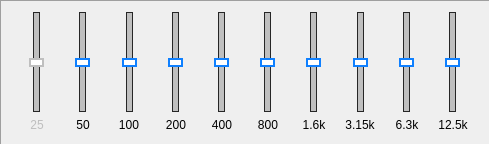
         <widget class="QFrame" name="EQ2_frame1">
          <property name="sizePolicy">
           <sizepolicy hsizetype="Fixed" vsizetype="Fixed">
            <horstretch>0</horstretch>
            <verstretch>0</verstretch>
           </sizepolicy>
          </property>
          <property name="minimumSize">
           <size>
            <width>490</width>
            <height>145</height>
           </size>
          </property>
          <property name="maximumSize">
           <size>
            <width>490</width>
            <height>145</height>
           </size>
          </property>
          <property name="frameShape">
           <enum>QFrame::Panel</enum>
          </property>
          <property name="frameShadow">
           <enum>QFrame::Sunken</enum>
          </property>
          <layout class="QHBoxLayout" name="horizontalLayout_2">
           <item>
            <spacer name="horizontalSpacer_3">
             <property name="orientation">
              <enum>Qt::Horizontal</enum>
             </property>
             <property name="sizeType">
              <enum>QSizePolicy::Fixed</enum>
             </property>
             <property name="sizeHint" stdset="0">
              <size>
               <width>5</width>
               <height>20</height>
              </size>
             </property>
            </spacer>
           </item>
           <item>
            <layout class="QVBoxLayout" name="Band1_2">
             <item alignment="Qt::AlignHCenter">
              <widget class="QSlider" name="EQ2_25">
               <property name="enabled">
                <bool>false</bool>
               </property>
               <property name="minimumSize">
                <size>
                 <width>0</width>
                 <height>100</height>
                </size>
               </property>
               <property name="maximumSize">
                <size>
                 <width>16777215</width>
                 <height>100</height>
                </size>
               </property>
               <property name="font">
                <font>
                 <kerning>true</kerning>
                </font>
               </property>
               <property name="styleSheet">
                <string notr="true">.QSlider::groove:vertical {
    border: 1px solid #262626;
	background: rgb(191, 191, 191);
	width: 5px;
	margin: 0 12px;
}

.QSlider::handle:vertical {
    background: white;
    border: 2px solid rgb(191, 191, 191);
    height: 5px;
    width: 10px;
	margin: 0px -5px
	
}


</string>
               </property>
               <property name="minimum">
                <number>-1</number>
               </property>
               <property name="maximum">
                <number>1</number>
               </property>
               <property name="pageStep">
                <number>1</number>
               </property>
               <property name="tracking">
                <bool>true</bool>
               </property>
               <property name="orientation">
                <enum>Qt::Vertical</enum>
               </property>
               <property name="invertedAppearance">
                <bool>false</bool>
               </property>
               <property name="invertedControls">
                <bool>false</bool>
               </property>
              </widget>
             </item>
             <item alignment="Qt::AlignHCenter|Qt::AlignTop">
              <widget class="QLabel" name="EQ2_25_Lab">
               <property name="enabled">
                <bool>false</bool>
               </property>
               <property name="minimumSize">
                <size>
                 <width>30</width>
                 <height>0</height>
                </size>
               </property>
               <property name="maximumSize">
                <size>
                 <width>30</width>
                 <height>16777215</height>
                </size>
               </property>
               <property name="text">
                <string>25</string>
               </property>
               <property name="alignment">
                <set>Qt::AlignCenter</set>
               </property>
              </widget>
             </item>
            </layout>
           </item>
           <item>
            <layout class="QVBoxLayout" name="Band2_2">
             <item alignment="Qt::AlignHCenter">
              <widget class="QSlider" name="EQ2_50">
               <property name="minimumSize">
                <size>
                 <width>0</width>
                 <height>100</height>
                </size>
               </property>
               <property name="maximumSize">
                <size>
                 <width>16777215</width>
                 <height>100</height>
                </size>
               </property>
               <property name="font">
                <font>
                 <kerning>true</kerning>
                </font>
               </property>
               <property name="styleSheet">
                <string notr="true">.QSlider::groove:vertical {
    border: 1px solid #262626;
	background: rgb(191, 191, 191);
	width: 5px;
	margin: 0 12px;
}

.QSlider::handle:vertical {
    background: white;
    border: 2px solid rgb(15, 128, 255);
    height: 5px;
    width: 10px;
	margin: 0px -5px
	
}


</string>
               </property>
               <property name="minimum">
                <number>-1</number>
               </property>
               <property name="maximum">
                <number>1</number>
               </property>
               <property name="pageStep">
                <number>1</number>
               </property>
               <property name="tracking">
                <bool>true</bool>
               </property>
               <property name="orientation">
                <enum>Qt::Vertical</enum>
               </property>
               <property name="invertedAppearance">
                <bool>false</bool>
               </property>
               <property name="invertedControls">
                <bool>false</bool>
               </property>
              </widget>
             </item>
             <item alignment="Qt::AlignHCenter|Qt::AlignTop">
              <widget class="QLabel" name="EQ2_50_Lab">
               <property name="minimumSize">
                <size>
                 <width>30</width>
                 <height>0</height>
                </size>
               </property>
               <property name="maximumSize">
                <size>
                 <width>30</width>
                 <height>16777215</height>
                </size>
               </property>
               <property name="text">
                <string>50</string>
               </property>
               <property name="alignment">
                <set>Qt::AlignCenter</set>
               </property>
              </widget>
             </item>
            </layout>
           </item>
           <item>
            <layout class="QVBoxLayout" name="Band3_2">
             <item alignment="Qt::AlignHCenter">
              <widget class="QSlider" name="EQ2_100">
               <property name="minimumSize">
                <size>
                 <width>0</width>
                 <height>100</height>
                </size>
               </property>
               <property name="maximumSize">
                <size>
                 <width>16777215</width>
                 <height>100</height>
                </size>
               </property>
               <property name="font">
                <font>
                 <kerning>true</kerning>
                </font>
               </property>
               <property name="styleSheet">
                <string notr="true">.QSlider::groove:vertical {
    border: 1px solid #262626;
	background: rgb(191, 191, 191);
	width: 5px;
	margin: 0 12px;
}

.QSlider::handle:vertical {
    background: white;
    border: 2px solid rgb(15, 128, 255);
    height: 5px;
    width: 10px;
	margin: 0px -5px
	
}


</string>
               </property>
               <property name="minimum">
                <number>-1</number>
               </property>
               <property name="maximum">
                <number>1</number>
               </property>
               <property name="pageStep">
                <number>1</number>
               </property>
               <property name="tracking">
                <bool>true</bool>
               </property>
               <property name="orientation">
                <enum>Qt::Vertical</enum>
               </property>
               <property name="invertedAppearance">
                <bool>false</bool>
               </property>
               <property name="invertedControls">
                <bool>false</bool>
               </property>
              </widget>
             </item>
             <item alignment="Qt::AlignHCenter|Qt::AlignTop">
              <widget class="QLabel" name="EQ2_100_Lab">
               <property name="minimumSize">
                <size>
                 <width>30</width>
                 <height>0</height>
                </size>
               </property>
               <property name="maximumSize">
                <size>
                 <width>30</width>
                 <height>16777215</height>
                </size>
               </property>
               <property name="text">
                <string>100</string>
               </property>
               <property name="alignment">
                <set>Qt::AlignCenter</set>
               </property>
              </widget>
             </item>
            </layout>
           </item>
           <item>
            <layout class="QVBoxLayout" name="Band4_2">
             <item alignment="Qt::AlignHCenter">
              <widget class="QSlider" name="EQ2_200">
               <property name="minimumSize">
                <size>
                 <width>0</width>
                 <height>100</height>
                </size>
               </property>
               <property name="maximumSize">
                <size>
                 <width>16777215</width>
                 <height>100</height>
                </size>
               </property>
               <property name="font">
                <font>
                 <kerning>true</kerning>
                </font>
               </property>
               <property name="styleSheet">
                <string notr="true">.QSlider::groove:vertical {
    border: 1px solid #262626;
	background: rgb(191, 191, 191);
	width: 5px;
	margin: 0 12px;
}

.QSlider::handle:vertical {
    background: white;
    border: 2px solid rgb(15, 128, 255);
    height: 5px;
    width: 10px;
	margin: 0px -5px
	
}


</string>
               </property>
               <property name="minimum">
                <number>-1</number>
               </property>
               <property name="maximum">
                <number>1</number>
               </property>
               <property name="pageStep">
                <number>1</number>
               </property>
               <property name="tracking">
                <bool>true</bool>
               </property>
               <property name="orientation">
                <enum>Qt::Vertical</enum>
               </property>
               <property name="invertedAppearance">
                <bool>false</bool>
               </property>
               <property name="invertedControls">
                <bool>false</bool>
               </property>
              </widget>
             </item>
             <item alignment="Qt::AlignHCenter|Qt::AlignTop">
              <widget class="QLabel" name="EQ2_200_Lab">
               <property name="minimumSize">
                <size>
                 <width>30</width>
                 <height>0</height>
                </size>
               </property>
               <property name="maximumSize">
                <size>
                 <width>30</width>
                 <height>16777215</height>
                </size>
               </property>
               <property name="text">
                <string>200</string>
               </property>
               <property name="alignment">
                <set>Qt::AlignCenter</set>
               </property>
              </widget>
             </item>
            </layout>
           </item>
           <item>
            <layout class="QVBoxLayout" name="Band5_2">
             <item alignment="Qt::AlignHCenter">
              <widget class="QSlider" name="EQ2_400">
               <property name="minimumSize">
                <size>
                 <width>0</width>
                 <height>100</height>
                </size>
               </property>
               <property name="maximumSize">
                <size>
                 <width>16777215</width>
                 <height>100</height>
                </size>
               </property>
               <property name="font">
                <font>
                 <kerning>true</kerning>
                </font>
               </property>
               <property name="styleSheet">
                <string notr="true">.QSlider::groove:vertical {
    border: 1px solid #262626;
	background: rgb(191, 191, 191);
	width: 5px;
	margin: 0 12px;
}

.QSlider::handle:vertical {
    background: white;
    border: 2px solid rgb(15, 128, 255);
    height: 5px;
    width: 10px;
	margin: 0px -5px
	
}


</string>
               </property>
               <property name="minimum">
                <number>-1</number>
               </property>
               <property name="maximum">
                <number>1</number>
               </property>
               <property name="pageStep">
                <number>1</number>
               </property>
               <property name="tracking">
                <bool>true</bool>
               </property>
               <property name="orientation">
                <enum>Qt::Vertical</enum>
               </property>
               <property name="invertedAppearance">
                <bool>false</bool>
               </property>
               <property name="invertedControls">
                <bool>false</bool>
               </property>
              </widget>
             </item>
             <item alignment="Qt::AlignHCenter|Qt::AlignTop">
              <widget class="QLabel" name="EQ2_400_Lab">
               <property name="minimumSize">
                <size>
                 <width>30</width>
                 <height>0</height>
                </size>
               </property>
               <property name="maximumSize">
                <size>
                 <width>30</width>
                 <height>16777215</height>
                </size>
               </property>
               <property name="text">
                <string>400</string>
               </property>
               <property name="alignment">
                <set>Qt::AlignCenter</set>
               </property>
              </widget>
             </item>
            </layout>
           </item>
           <item>
            <layout class="QVBoxLayout" name="Band6_2">
             <item alignment="Qt::AlignHCenter">
              <widget class="QSlider" name="EQ2_800">
               <property name="minimumSize">
                <size>
                 <width>0</width>
                 <height>100</height>
                </size>
               </property>
               <property name="maximumSize">
                <size>
                 <width>16777215</width>
                 <height>100</height>
                </size>
               </property>
               <property name="sizeIncrement">
                <size>
                 <width>0</width>
                 <height>0</height>
                </size>
               </property>
               <property name="font">
                <font>
                 <kerning>true</kerning>
                </font>
               </property>
               <property name="styleSheet">
                <string notr="true">.QSlider::groove:vertical {
    border: 1px solid #262626;
	background: rgb(191, 191, 191);
	width: 5px;
	margin: 0 12px;
}

.QSlider::handle:vertical {
    background: white;
    border: 2px solid rgb(15, 128, 255);
    height: 5px;
    width: 10px;
	margin: 0px -5px
	
}


</string>
               </property>
               <property name="minimum">
                <number>-1</number>
               </property>
               <property name="maximum">
                <number>1</number>
               </property>
               <property name="pageStep">
                <number>1</number>
               </property>
               <property name="tracking">
                <bool>true</bool>
               </property>
               <property name="orientation">
                <enum>Qt::Vertical</enum>
               </property>
               <property name="invertedAppearance">
                <bool>false</bool>
               </property>
               <property name="invertedControls">
                <bool>false</bool>
               </property>
              </widget>
             </item>
             <item alignment="Qt::AlignHCenter|Qt::AlignTop">
              <widget class="QLabel" name="EQ2_800_Lab">
               <property name="minimumSize">
                <size>
                 <width>30</width>
                 <height>0</height>
                </size>
               </property>
               <property name="maximumSize">
                <size>
                 <width>30</width>
                 <height>16777215</height>
                </size>
               </property>
               <property name="text">
                <string>800</string>
               </property>
               <property name="alignment">
                <set>Qt::AlignCenter</set>
               </property>
              </widget>
             </item>
            </layout>
           </item>
           <item>
            <layout class="QVBoxLayout" name="Band7_2">
             <item alignment="Qt::AlignHCenter">
              <widget class="QSlider" name="EQ2_1600">
               <property name="minimumSize">
                <size>
                 <width>0</width>
                 <height>100</height>
                </size>
               </property>
               <property name="maximumSize">
                <size>
                 <width>16777215</width>
                 <height>100</height>
                </size>
               </property>
               <property name="font">
                <font>
                 <kerning>true</kerning>
                </font>
               </property>
               <property name="styleSheet">
                <string notr="true">.QSlider::groove:vertical {
    border: 1px solid #262626;
	background: rgb(191, 191, 191);
	width: 5px;
	margin: 0 12px;
}

.QSlider::handle:vertical {
    background: white;
    border: 2px solid rgb(15, 128, 255);
    height: 5px;
    width: 10px;
	margin: 0px -5px
	
}


</string>
               </property>
               <property name="minimum">
                <number>-1</number>
               </property>
               <property name="maximum">
                <number>1</number>
               </property>
               <property name="pageStep">
                <number>1</number>
               </property>
               <property name="tracking">
                <bool>true</bool>
               </property>
               <property name="orientation">
                <enum>Qt::Vertical</enum>
               </property>
               <property name="invertedAppearance">
                <bool>false</bool>
               </property>
               <property name="invertedControls">
                <bool>false</bool>
               </property>
              </widget>
             </item>
             <item alignment="Qt::AlignHCenter|Qt::AlignTop">
              <widget class="QLabel" name="EQ2_1600_Lab">
               <property name="minimumSize">
                <size>
                 <width>30</width>
                 <height>0</height>
                </size>
               </property>
               <property name="maximumSize">
                <size>
                 <width>30</width>
                 <height>16777215</height>
                </size>
               </property>
               <property name="text">
                <string>1.6k</string>
               </property>
               <property name="alignment">
                <set>Qt::AlignCenter</set>
               </property>
              </widget>
             </item>
            </layout>
           </item>
           <item>
            <layout class="QVBoxLayout" name="Band8_2">
             <item alignment="Qt::AlignHCenter">
              <widget class="QSlider" name="EQ2_3150">
               <property name="minimumSize">
                <size>
                 <width>0</width>
                 <height>100</height>
                </size>
               </property>
               <property name="maximumSize">
                <size>
                 <width>16777215</width>
                 <height>100</height>
                </size>
               </property>
               <property name="font">
                <font>
                 <kerning>true</kerning>
                </font>
               </property>
               <property name="styleSheet">
                <string notr="true">.QSlider::groove:vertical {
    border: 1px solid #262626;
	background: rgb(191, 191, 191);
	width: 5px;
	margin: 0 12px;
}

.QSlider::handle:vertical {
    background: white;
    border: 2px solid rgb(15, 128, 255);
    height: 5px;
    width: 10px;
	margin: 0px -5px
	
}


</string>
               </property>
               <property name="minimum">
                <number>-1</number>
               </property>
               <property name="maximum">
                <number>1</number>
               </property>
               <property name="pageStep">
                <number>1</number>
               </property>
               <property name="tracking">
                <bool>true</bool>
               </property>
               <property name="orientation">
                <enum>Qt::Vertical</enum>
               </property>
               <property name="invertedAppearance">
                <bool>false</bool>
               </property>
               <property name="invertedControls">
                <bool>false</bool>
               </property>
              </widget>
             </item>
             <item alignment="Qt::AlignHCenter|Qt::AlignTop">
              <widget class="QLabel" name="EQ2_3150_Lab">
               <property name="minimumSize">
                <size>
                 <width>32</width>
                 <height>0</height>
                </size>
               </property>
               <property name="maximumSize">
                <size>
                 <width>30</width>
                 <height>16777215</height>
                </size>
               </property>
               <property name="text">
                <string>3.15k</string>
               </property>
               <property name="alignment">
                <set>Qt::AlignCenter</set>
               </property>
              </widget>
             </item>
            </layout>
           </item>
           <item>
            <layout class="QVBoxLayout" name="Band9_2">
             <item alignment="Qt::AlignHCenter">
              <widget class="QSlider" name="EQ2_6300">
               <property name="minimumSize">
                <size>
                 <width>0</width>
                 <height>100</height>
                </size>
               </property>
               <property name="maximumSize">
                <size>
                 <width>16777215</width>
                 <height>100</height>
                </size>
               </property>
               <property name="font">
                <font>
                 <kerning>true</kerning>
                </font>
               </property>
               <property name="styleSheet">
                <string notr="true">.QSlider::groove:vertical {
    border: 1px solid #262626;
	background: rgb(191, 191, 191);
	width: 5px;
	margin: 0 12px;
}

.QSlider::handle:vertical {
    background: white;
    border: 2px solid rgb(15, 128, 255);
    height: 5px;
    width: 10px;
	margin: 0px -5px
	
}


</string>
               </property>
               <property name="minimum">
                <number>-1</number>
               </property>
               <property name="maximum">
                <number>1</number>
               </property>
               <property name="pageStep">
                <number>1</number>
               </property>
               <property name="tracking">
                <bool>true</bool>
               </property>
               <property name="orientation">
                <enum>Qt::Vertical</enum>
               </property>
               <property name="invertedAppearance">
                <bool>false</bool>
               </property>
               <property name="invertedControls">
                <bool>false</bool>
               </property>
              </widget>
             </item>
             <item alignment="Qt::AlignHCenter|Qt::AlignTop">
              <widget class="QLabel" name="EQ2_6300_Lab">
               <property name="minimumSize">
                <size>
                 <width>32</width>
                 <height>0</height>
                </size>
               </property>
               <property name="maximumSize">
                <size>
                 <width>30</width>
                 <height>16777215</height>
                </size>
               </property>
               <property name="text">
                <string>6.3k</string>
               </property>
               <property name="alignment">
                <set>Qt::AlignCenter</set>
               </property>
              </widget>
             </item>
            </layout>
           </item>
           <item>
            <layout class="QVBoxLayout" name="Band10_2">
             <item alignment="Qt::AlignHCenter">
              <widget class="QSlider" name="EQ2_12500">
               <property name="minimumSize">
                <size>
                 <width>0</width>
                 <height>100</height>
                </size>
               </property>
               <property name="maximumSize">
                <size>
                 <width>16777215</width>
                 <height>100</height>
                </size>
               </property>
               <property name="font">
                <font>
                 <kerning>true</kerning>
                </font>
               </property>
               <property name="styleSheet">
                <string notr="true">.QSlider::groove:vertical {
    border: 1px solid #262626;
	background: rgb(191, 191, 191);
	width: 5px;
	margin: 0 12px;
}

.QSlider::handle:vertical {
    background: white;
    border: 2px solid rgb(15, 128, 255);
    height: 5px;
    width: 10px;
	margin: 0px -5px
	
}


</string>
               </property>
               <property name="minimum">
                <number>-1</number>
               </property>
               <property name="maximum">
                <number>1</number>
               </property>
               <property name="pageStep">
                <number>1</number>
               </property>
               <property name="tracking">
                <bool>true</bool>
               </property>
               <property name="orientation">
                <enum>Qt::Vertical</enum>
               </property>
               <property name="invertedAppearance">
                <bool>false</bool>
               </property>
               <property name="invertedControls">
                <bool>false</bool>
               </property>
              </widget>
             </item>
             <item alignment="Qt::AlignHCenter|Qt::AlignTop">
              <widget class="QLabel" name="EQ2_12500_Lab">
               <property name="minimumSize">
                <size>
                 <width>32</width>
                 <height>0</height>
                </size>
               </property>
               <property name="maximumSize">
                <size>
                 <width>30</width>
                 <height>16777215</height>
                </size>
               </property>
               <property name="text">
                <string>12.5k</string>
               </property>
               <property name="alignment">
                <set>Qt::AlignCenter</set>
               </property>
              </widget>
             </item>
            </layout>
           </item>
           <item>
            <spacer name="horizontalSpacer_4">
             <property name="orientation">
              <enum>Qt::Horizontal</enum>
             </property>
             <property name="sizeType">
              <enum>QSizePolicy::Fixed</enum>
             </property>
             <property name="sizeHint" stdset="0">
              <size>
               <width>5</width>
               <height>20</height>
              </size>
             </property>
            </spacer>
           </item>
          </layout>
         </widget>
